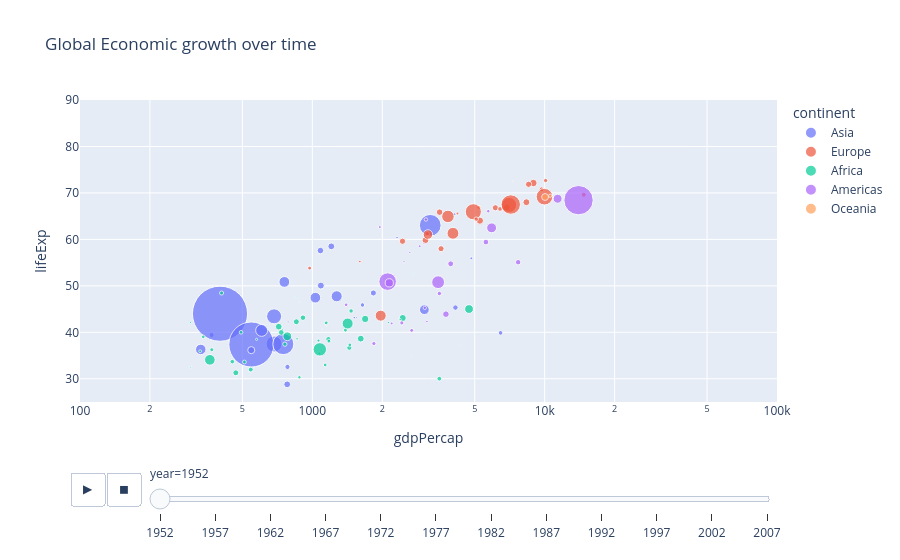

Notebook source saved alongside this figure:
### Code cell
fig = px.scatter(gapminder, x = 'gdpPercap', y= 'lifeExp', size= 'pop', color='continent', animation_frame='year', animation_group='country',hover_name = 'country', log_x=True, size_max = 60, range_x =[100, 100000], range_y= [25,90], title='Global Economic growth over time')
fig.show()

### Figure 1 — Plotly figure (JSON) as saved in the notebook; plotly's stock layout.template omitted (floating-point values rounded to 4 significant figures)
{"data": [{"hovertemplate": "<b>%{hovertext}</b><br><br>continent=Asia<br>year=1952<br>gdpPercap=%{x}<br>lifeExp=%{y}<br>pop=%{marker.size}<extra></extra>", "hovertext": ["Afghanistan", "Bahrain", "Bangladesh", "Cambodia", "China", "Hong Kong, China", "India", "Indonesia", "Iran", "Iraq", "Israel", "Japan", "Jordan", "Korea, Dem. Rep.", "Korea, Rep.", "Kuwait", "Lebanon", "Malaysia", "Mongolia", "Myanmar", "Nepal", "Oman", "Pakistan", "Philippines", "Saudi Arabia", "Singapore", "Sri Lanka", "Syria", "Taiwan", "Thailand", "Vietnam", "West Bank and Gaza", "Yemen, Rep."], "ids": ["Afghanistan", "Bahrain", "Bangladesh", "Cambodia", "China", "Hong Kong, China", "India", "Indonesia", "Iran", "Iraq", "Israel", "Japan", "Jordan", "Korea, Dem. Rep.", "Korea, Rep.", "Kuwait", "Lebanon", "Malaysia", "Mongolia", "Myanmar", "Nepal", "Oman", "Pakistan", "Philippines", "Saudi Arabia", "Singapore", "Sri Lanka", "Syria", "Taiwan", "Thailand", "Vietnam", "West Bank and Gaza", "Yemen, Rep."], "legendgroup": "Asia", "marker": {"color": "#636efa", "size": [8425333, 120447, 46886859, 4693836, 556263527, 2125900, 372000000, 82052000, 17272000, 5441766, 1620914, 86459025, 607914, 8865488, 20947571, 160000, 1439529, 6748378, 800663, 20092996, 9182536, 507833, 41346560, 22438691, 4005677, 1127000, 7982342, 3661549, 8550362, 21289402, 26246839, 1030585, 4963829], "sizemode": "area", "sizeref": 366300.0, "symbol": "circle"}, "mode": "markers", "name": "Asia", "orientation": "v", "showlegend": true, "x": [779.4, 9867.0, 684.2, 368.5, 400.4, 3054.0, 546.6, 749.7, 3035.0, 4130.0, 4087.0, 3217.0, 1547.0, 1088.0, 1031.0, 108400.0, 4835.0, 1831.0, 786.6, 331.0, 545.9, 1828.0, 684.6, 1273.0, 6460.0, 2315.0, 1084.0, 1643.0, 1207.0, 757.8, 605.1, 1516.0, 781.7], "xaxis": "x", "y": [28.8, 50.94, 37.48, 39.42, 44.0, 60.96, 37.37, 37.47, 44.87, 45.32, 65.39, 63.03, 43.16, 50.06, 47.45, 55.56, 55.93, 48.46, 42.24, 36.32, 36.16, 37.58, 43.44, 47.75, 39.88, 60.4, 57.59, 45.88, 58.5, 50.85, 40.41, 43.16, 32.55], "yaxis": "y", "type": "scatter"}, {"hovertemplate": "<b>%{hovertext}</b><br><br>continent=Europe<br>year=1952<br>gdpPercap=%{x}<br>lifeExp=%{y}<br>pop=%{marker.size}<extra></extra>", "hovertext": ["Albania", "Austria", "Belgium", "Bosnia and Herzegovina", "Bulgaria", "Croatia", "Czech Republic", "Denmark", "Finland", "France", "Germany", "Greece", "Hungary", "Iceland", "Ireland", "Italy", "Montenegro", "Netherlands", "Norway", "Poland", "Portugal", "Romania", "Serbia", "Slovak Republic", "Slovenia", "Spain", "Sweden", "Switzerland", "Turkey", "United Kingdom"], "ids": ["Albania", "Austria", "Belgium", "Bosnia and Herzegovina", "Bulgaria", "Croatia", "Czech Republic", "Denmark", "Finland", "France", "Germany", "Greece", "Hungary", "Iceland", "Ireland", "Italy", "Montenegro", "Netherlands", "Norway", "Poland", "Portugal", "Romania", "Serbia", "Slovak Republic", "Slovenia", "Spain", "Sweden", "Switzerland", "Turkey", "United Kingdom"], "legendgroup": "Europe", "marker": {"color": "#EF553B", "size": [1282697, 6927772, 8730405, 2791000, 7274900, 3882229, 9125183, 4334000, 4090500, 42459667, 69145952, 7733250, 9504000, 147962, 2952156, 47666000, 413834, 10381988, 3327728, 25730551, 8526050, 16630000, 6860147, 3558137, 1489518, 28549870, 7124673, 4815000, 22235677, 50430000], "sizemode": "area", "sizeref": 366300.0, "symbol": "circle"}, "mode": "markers", "name": "Europe", "orientation": "v", "showlegend": true, "x": [1601.0, 6137.0, 8343.0, 973.5, 2444.0, 3119.0, 6876.0, 9692.0, 6425.0, 7030.0, 7144.0, 3531.0, 5264.0, 7268.0, 5210.0, 4931.0, 2648.0, 8942.0, 10100.0, 4029.0, 3068.0, 3145.0, 3581.0, 5075.0, 4215.0, 3834.0, 8528.0, 14730.0, 1969.0, 9980.0], "xaxis": "x", "y": [55.23, 66.8, 68.0, 53.82, 59.6, 61.21, 66.87, 70.78, 66.55, 67.41, 67.5, 65.86, 64.03, 72.49, 66.91, 65.94, 59.16, 72.13, 72.67, 61.31, 59.82, 61.05, 58.0, 64.36, 65.57, 64.94, 71.86, 69.62, 43.59, 69.18], "yaxis": "y", "type": "scatter"}, {"hovertemplate": "<b>%{hovertext}</b><br><br>continent=Africa<br>year=1952<br>gdpPercap=%{x}<br>lifeExp=%{y}<br>pop=%{marker.size}<extra></extra>", "hovertext": ["Algeria", "Angola", "Benin", "Botswana", "Burkina Faso", "Burundi", "Cameroon", "Central African Republic", "Chad", "Comoros", "Congo, Dem. Rep.", "Congo, Rep.", "Cote d'Ivoire", "Djibouti", "Egypt", "Equatorial Guinea", "Eritrea", "Ethiopia", "Gabon", "Gambia", "Ghana", "Guinea", "Guinea-Bissau", "Kenya", "Lesotho", "Liberia", "Libya", "Madagascar", "Malawi", "Mali", "Mauritania", "Mauritius", "Morocco", "Mozambique", "Namibia", "Niger", "Nigeria", "Reunion", "Rwanda", "Sao Tome and Principe", "Senegal", "Sierra Leone", "Somalia", "South Africa", "Sudan", "Swaziland", "Tanzania", "Togo", "Tunisia", "Uganda", "Zambia", "Zimbabwe"], "ids": ["Algeria", "Angola", "Benin", "Botswana", "Burkina Faso", "Burundi", "Cameroon", "Central African Republic", "Chad", "Comoros", "Congo, Dem. Rep.", "Congo, Rep.", "Cote d'Ivoire", "Djibouti", "Egypt", "Equatorial Guinea", "Eritrea", "Ethiopia", "Gabon", "Gambia", "Ghana", "Guinea", "Guinea-Bissau", "Kenya", "Lesotho", "Liberia", "Libya", "Madagascar", "Malawi", "Mali", "Mauritania", "Mauritius", "Morocco", "Mozambique", "Namibia", "Niger", "Nigeria", "Reunion", "Rwanda", "Sao Tome and Principe", "Senegal", "Sierra Leone", "Somalia", "South Africa", "Sudan", "Swaziland", "Tanzania", "Togo", "Tunisia", "Uganda", "Zambia", "Zimbabwe"], "legendgroup": "Africa", "marker": {"color": "#00cc96", "size": [9279525, 4232095, 1738315, 442308, 4469979, 2445618, 5009067, 1291695, 2682462, 153936, 14100005, 854885, 2977019, 63149, 22223309, 216964, 1438760, 20860941, 420702, 284320, 5581001, 2664249, 580653, 6464046, 748747, 863308, 1019729, 4762912, 2917802, 3838168, 1022556, 516556, 9939217, 6446316, 485831, 3379468, 33119096, 257700, 2534927, 60011, 2755589, 2143249, 2526994, 14264935, 8504667, 290243, 8322925, 1219113, 3647735, 5824797, 2672000, 3080907], "sizemode": "area", "sizeref": 366300.0, "symbol": "circle"}, "mode": "markers", "name": "Africa", "orientation": "v", "showlegend": true, "x": [2449.0, 3521.0, 1063.0, 851.2, 543.3, 339.3, 1173.0, 1071.0, 1179.0, 1103.0, 780.5, 2126.0, 1389.0, 2670.0, 1419.0, 375.6, 328.9, 362.1, 4293.0, 485.2, 911.3, 510.2, 299.9, 853.5, 298.8, 575.6, 2388.0, 1443.0, 369.2, 452.3, 743.1, 1968.0, 1688.0, 468.5, 2424.0, 761.9, 1077.0, 2719.0, 493.3, 879.6, 1450.0, 879.8, 1136.0, 4725.0, 1616.0, 1148.0, 716.7, 859.8, 1468.0, 734.8, 1147.0, 406.9], "xaxis": "x", "y": [43.08, 30.02, 38.22, 47.62, 31.98, 39.03, 38.52, 35.46, 38.09, 40.72, 39.14, 42.11, 40.48, 34.81, 41.89, 34.48, 35.93, 34.08, 37.0, 30.0, 43.15, 33.61, 32.5, 42.27, 42.14, 38.48, 42.72, 36.68, 36.26, 33.69, 40.54, 50.99, 42.87, 31.29, 41.73, 37.44, 36.32, 52.72, 40.0, 46.47, 37.28, 30.33, 32.98, 45.01, 38.63, 41.41, 41.22, 38.6, 44.6, 39.98, 42.04, 48.45], "yaxis": "y", "type": "scatter"}, {"hovertemplate": "<b>%{hovertext}</b><br><br>continent=Americas<br>year=1952<br>gdpPercap=%{x}<br>lifeExp=%{y}<br>pop=%{marker.size}<extra></extra>", "hovertext": ["Argentina", "Bolivia", "Brazil", "Canada", "Chile", "Colombia", "Costa Rica", "Cuba", "Dominican Republic", "Ecuador", "El Salvador", "Guatemala", "Haiti", "Honduras", "Jamaica", "Mexico", "Nicaragua", "Panama", "Paraguay", "Peru", "Puerto Rico", "Trinidad and Tobago", "United States", "Uruguay", "Venezuela"], "ids": ["Argentina", "Bolivia", "Brazil", "Canada", "Chile", "Colombia", "Costa Rica", "Cuba", "Dominican Republic", "Ecuador", "El Salvador", "Guatemala", "Haiti", "Honduras", "Jamaica", "Mexico", "Nicaragua", "Panama", "Paraguay", "Peru", "Puerto Rico", "Trinidad and Tobago", "United States", "Uruguay", "Venezuela"], "legendgroup": "Americas", "marker": {"color": "#ab63fa", "size": [17876956, 2883315, 56602560, 14785584, 6377619, 12350771, 926317, 6007797, 2491346, 3548753, 2042865, 3146381, 3201488, 1517453, 1426095, 30144317, 1165790, 940080, 1555876, 8025700, 2227000, 662850, 157553000, 2252965, 5439568], "sizemode": "area", "sizeref": 366300.0, "symbol": "circle"}, "mode": "markers", "name": "Americas", "orientation": "v", "showlegend": true, "x": [5911.0, 2677.0, 2109.0, 11370.0, 3940.0, 2144.0, 2627.0, 5587.0, 1398.0, 3522.0, 3048.0, 2428.0, 1840.0, 2195.0, 2899.0, 3478.0, 3112.0, 2480.0, 1952.0, 3759.0, 3082.0, 3023.0, 13990.0, 5717.0, 7690.0], "xaxis": "x", "y": [62.48, 40.41, 50.92, 68.75, 54.74, 50.64, 57.21, 59.42, 45.93, 48.36, 45.26, 42.02, 37.58, 41.91, 58.53, 50.79, 42.31, 55.19, 62.65, 43.9, 64.28, 59.1, 68.44, 66.07, 55.09], "yaxis": "y", "type": "scatter"}, {"hovertemplate": "<b>%{hovertext}</b><br><br>continent=Oceania<br>year=1952<br>gdpPercap=%{x}<br>lifeExp=%{y}<br>pop=%{marker.size}<extra></extra>", "hovertext": ["Australia", "New Zealand"], "ids": ["Australia", "New Zealand"], "legendgroup": "Oceania", "marker": {"color": "#FFA15A", "size": [8691212, 1994794], "sizemode": "area", "sizeref": 366300.0, "symbol": "circle"}, "mode": "markers", "name": "Oceania", "orientation": "v", "showlegend": true, "x": [10040.0, 10560.0], "xaxis": "x", "y": [69.12, 69.39], "yaxis": "y", "type": "scatter"}], "layout": {"xaxis": {"anchor": "y", "domain": [0.0, 1.0], "title": {"text": "gdpPercap"}, "type": "log", "range": [2.0, 5.0]}, "yaxis": {"anchor": "x", "domain": [0.0, 1.0], "title": {"text": "lifeExp"}, "range": [25, 90]}, "legend": {"title": {"text": "continent"}, "tracegroupgap": 0, "itemsizing": "constant"}, "title": {"text": "Global Economic growth over time"}, "updatemenus": [{"buttons": [{"args": [null, {"frame": {"duration": 500, "redraw": false}, "mode": "immediate", "fromcurrent": true, "transition": {"duration": 500, "easing": "linear"}}], "label": "&#9654;", "method": "animate"}, {"args": [[null], {"frame": {"duration": 0, "redraw": false}, "mode": "immediate", "fromcurrent": true, "transition": {"duration": 0, "easing": "linear"}}], "label": "&#9724;", "method": "animate"}], "direction": "left", "pad": {"r": 10, "t": 70}, "showactive": false, "type": "buttons", "x": 0.1, "xanchor": "right", "y": 0, "yanchor": "top"}], "sliders": [{"active": 0, "currentvalue": {"prefix": "year="}, "len": 0.9, "pad": {"b": 10, "t": 60}, "steps": [{"args": [["1952"], {"frame": {"duration": 0, "redraw": false}, "mode": "immediate", "fromcurrent": true, "transition": {"duration": 0, "easing": "linear"}}], "label": "1952", "method": "animate"}, {"args": [["1957"], {"frame": {"duration": 0, "redraw": false}, "mode": "immediate", "fromcurrent": true, "transition": {"duration": 0, "easing": "linear"}}], "label": "1957", "method": "animate"}, {"args": [["1962"], {"frame": {"duration": 0, "redraw": false}, "mode": "immediate", "fromcurrent": true, "transition": {"duration": 0, "easing": "linear"}}], "label": "1962", "method": "animate"}, {"args": [["1967"], {"frame": {"duration": 0, "redraw": false}, "mode": "immediate", "fromcurrent": true, "transition": {"duration": 0, "easing": "linear"}}], "label": "1967", "method": "animate"}, {"args": [["1972"], {"frame": {"duration": 0, "redraw": false}, "mode": "immediate", "fromcurrent": true, "transition": {"duration": 0, "easing": "linear"}}], "label": "1972", "method": "animate"}, {"args": [["1977"], {"frame": {"duration": 0, "redraw": false}, "mode": "immediate", "fromcurrent": true, "transition": {"duration": 0, "easing": "linear"}}], "label": "1977", "method": "animate"}, {"args": [["1982"], {"frame": {"duration": 0, "redraw": false}, "mode": "immediate", "fromcurrent": true, "transition": {"duration": 0, "easing": "linear"}}], "label": "1982", "method": "animate"}, {"args": [["1987"], {"frame": {"duration": 0, "redraw": false}, "mode": "immediate", "fromcurrent": true, "transition": {"duration": 0, "easing": "linear"}}], "label": "1987", "method": "animate"}, {"args": [["1992"], {"frame": {"duration": 0, "redraw": false}, "mode": "immediate", "fromcurrent": true, "transition": {"duration": 0, "easing": "linear"}}], "label": "1992", "method": "animate"}, {"args": [["1997"], {"frame": {"duration": 0, "redraw": false}, "mode": "immediate", "fromcurrent": true, "transition": {"duration": 0, "easing": "linear"}}], "label": "1997", "method": "animate"}, {"args": [["2002"], {"frame": {"duration": 0, "redraw": false}, "mode": "immediate", "fromcurrent": true, "transition": {"duration": 0, "easing": "linear"}}], "label": "2002", "method": "animate"}, {"args": [["2007"], {"frame": {"duration": 0, "redraw": false}, "mode": "immediate", "fromcurrent": true, "transition": {"duration": 0, "easing": "linear"}}], "label": "2007", "method": "animate"}], "x": 0.1, "xanchor": "left", "y": 0, "yanchor": "top"}]}}
